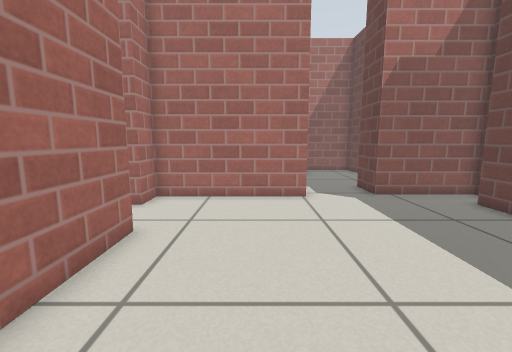
View 1 (above)

14 first-person views from a walk through a world built for the Gazebo simulator. The camera is 0.6 m above the floor, tilts 8° down and sees 90° across. The lines on the ground mark 1 m squares. The floor is counted in squares, 0.25 m on a side. Each view is taken from the middle of a square. On the plan, view 1 faces up. The plan holds only what a view shows up to about 17 squares ahead; the rest is blank. Simple patterns stand in for the simulator's built-in surfaces.

View 2
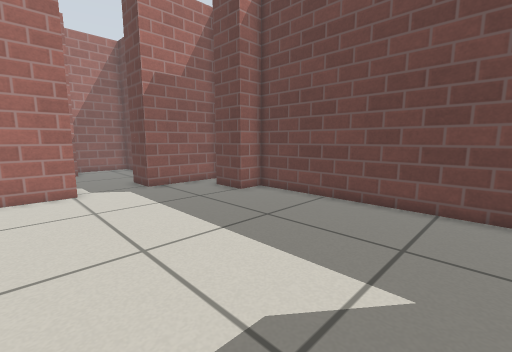

View 3
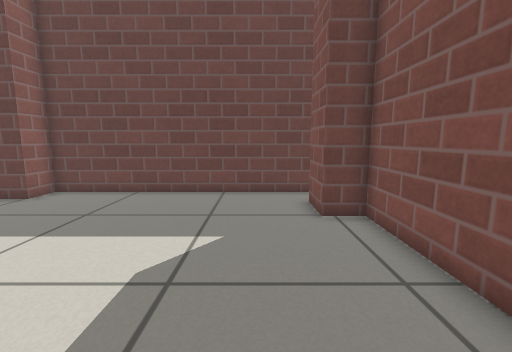

View 4
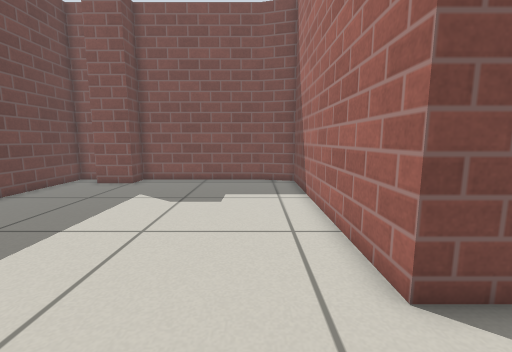

View 5
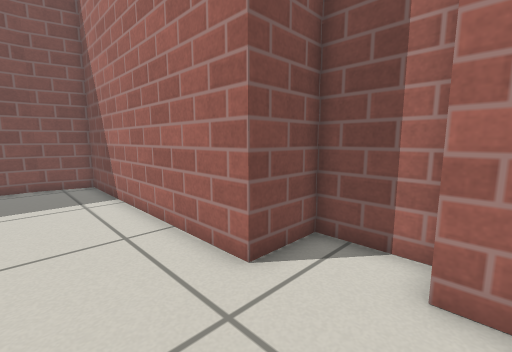

View 6
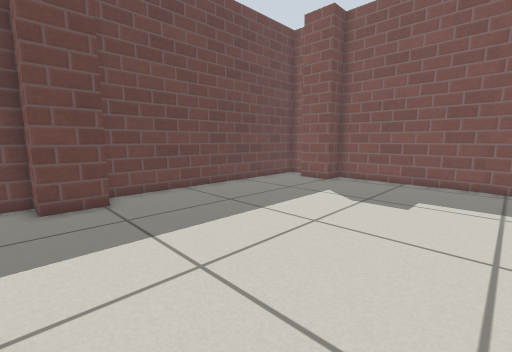

View 7
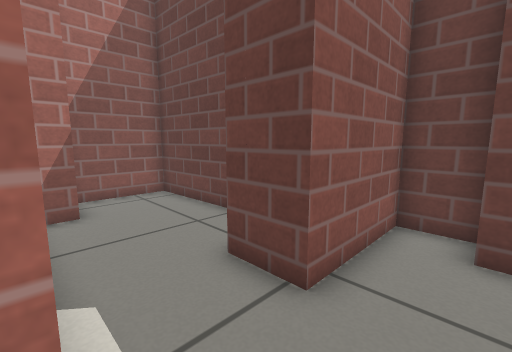

View 8
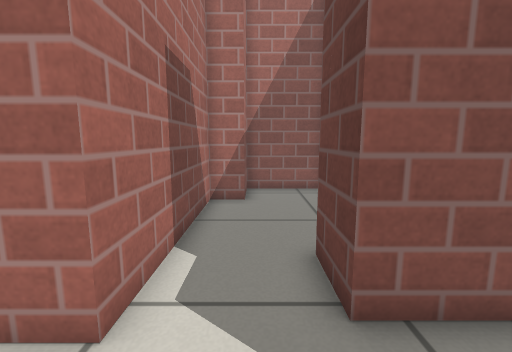

View 9
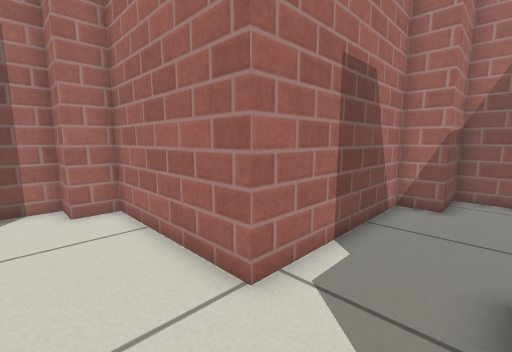

View 10
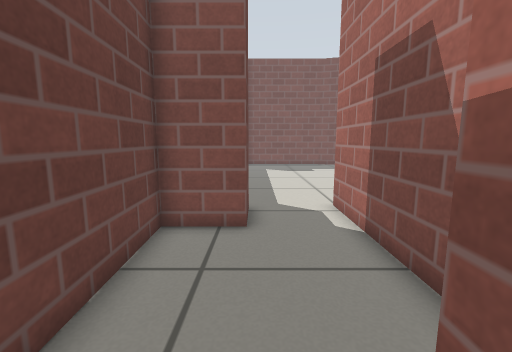

View 11
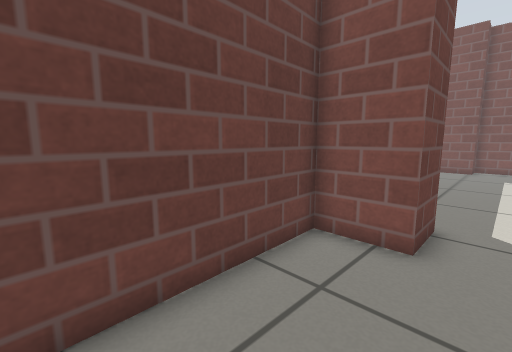

View 12
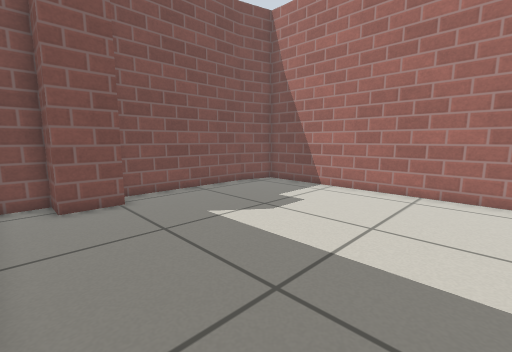

View 13
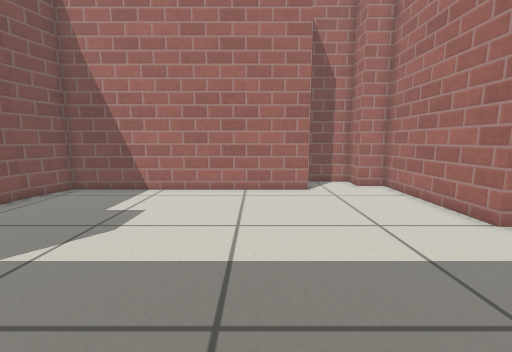

View 14
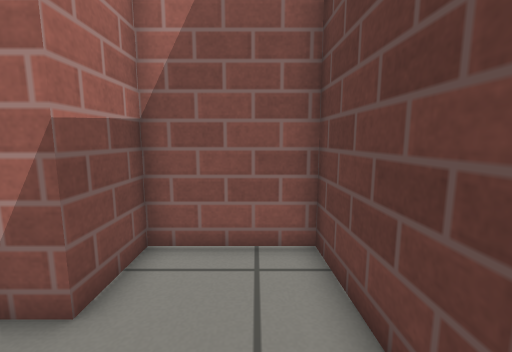

### Floor plan
Points are (right, up) in squares from view 1. A wall is a line through its corners. A room is listed if a view was taken in it or the views show most of it. See-through windows are left out.
Room 1 (views 1, 2, 3, 4, 5, 6, 7, 8, 9, 12, 13)
walls: (2.1, 10.7) (-4.3, 10.7) (-4.3, 9.3) (-5.7, 9.3) (-5.7, 6.5) (-3.3, 6.5) (-3.3, -4.9) (-1.2, -5.5) (5.9, -5.5) (5.9, -4.1) (7.9, -4.1) (7.9, -5.5) (9.7, -5.5) (9.7, 7.3) (8.3, 7.3) (8.3, 9.3) (9.7, 9.3) (9.7, 11.1) (5.3, 11.1)
ways out: opening at (3.5, 11) to room 2
Room 2 (views 10, 11, 14)
walls: (5.3, 11.1) (5.3, 13.1) (7.6, 13.1) (7.4, 20.5) (3.5, 20.5) (3.5, 18.1) (2.1, 18.1) (2.1, 10.7)
ways out: opening at (3.5, 11) to room 1

Positions as (right, up) in squares from view 1, and headings:
1: (0, 0), facing up
2: (0, -2), facing up-right
3: (-2, -2), facing right
4: (-1, 10), facing down
5: (0, 10), facing down-left
6: (-2, 10), facing down-right
7: (2, 9), facing up-right
8: (4, 8), facing up
9: (5, 8), facing up-left
10: (5, 20), facing down
11: (4, 19), facing down-right
12: (9, 6), facing down-left
13: (9, 4), facing left
14: (6, 15), facing up
